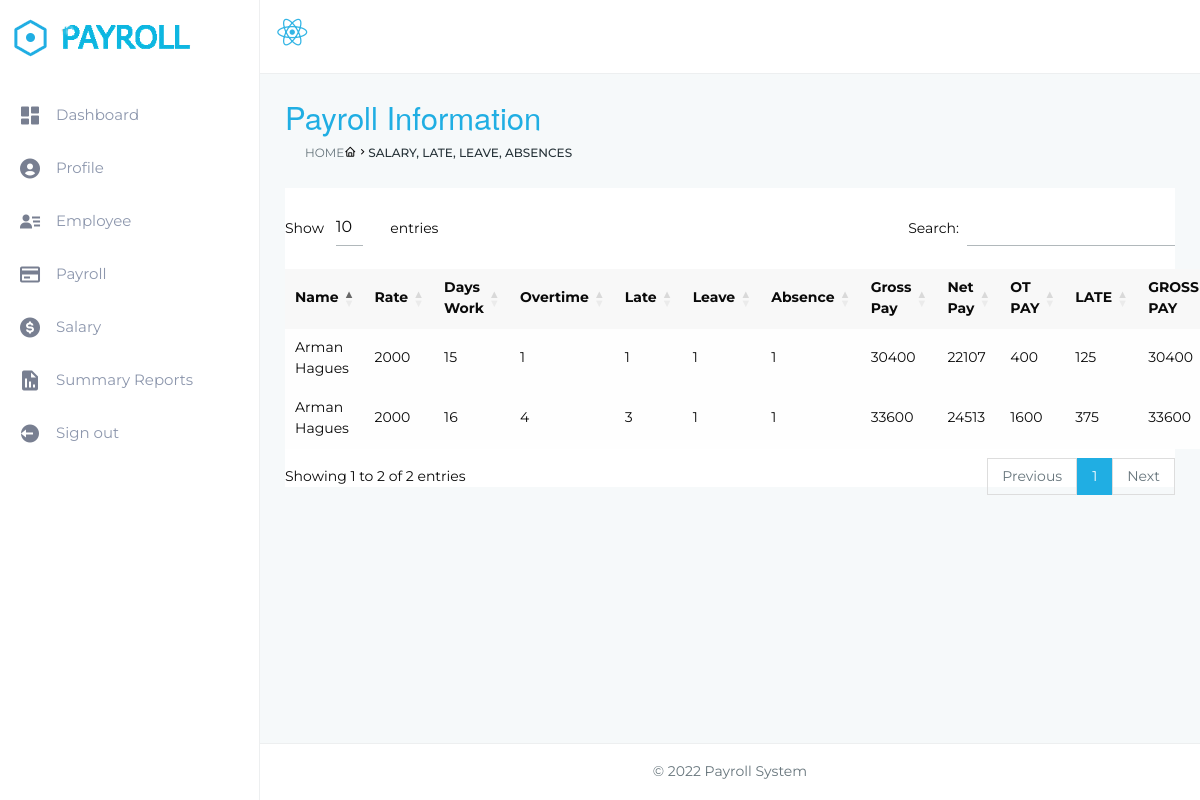
The app's page /displaysalary.php with its own data.
### tables this page shows
CREATE TABLE `payroll_process` (
  `id` int(20) NOT NULL,
  `name` varchar(50) NOT NULL,
  `department` varchar(50) NOT NULL,
  `position` varchar(50) NOT NULL,
  `rate` int(20) NOT NULL,
  `day_work` int(20) NOT NULL,
  `overtime` int(20) NOT NULL,
  `late` int(20) NOT NULL,
  `leave_number` int(20) NOT NULL,
  `absence` int(20) NOT NULL,
  `grosspay` int(20) NOT NULL,
  `deductions` int(30) NOT NULL,
  `netpay` int(20) NOT NULL
);

### displaysalary.php (the view, shortened to what this page needs)
<?php
include('database/dbconnection.php');
?>
<!DOCTYPE html>
<html lang="en">
<head>
    <link rel="stylesheet" href="https://cdn.jsdelivr.net/npm/bootstrap@4.6.1/dist/css/bootstrap.min.css">
    <link href="css/style.css" rel="stylesheet">
    <link href="css/colors/default.css" id="theme" rel="stylesheet">
    <link rel="stylesheet" type="text/css" href="./fonts/font-awesome-4.7.0/css/font-awesome.min.css">
    <link rel="stylesheet" href="https://cdn.jsdelivr.net/npm/boxicons@latest/css/boxicons.min.css">
    <link rel="stylesheet" href="https://cdn.datatables.net/1.12.1/css/dataTables.bootstrap5.min.css">
    <link rel="stylesheet" href="https://cdnjs.cloudflare.com/ajax/libs/foundation/6.4.3/css/foundation.min.css">
</head>
<body class="fix-header fix-sidebar card-no-border">
    <div id="main-wrapper">
        <header class="topbar">
            <nav class="navbar top-navbar navbar-expand-md navbar-light">
                <div class="navbar-header">
                    <a class="navbar-brand" href="home.php">
                        <b>
                            <img src="./assets/images/logo-icon.png" alt="homepage" class="dark-logo" />
                        </b>
                        <span>
                        <img src="./assets/images/text-logo.png" alt="homepage" class="dark-logo" style="height: 60px;"/>
                    </a>
                </div>
                <div class="navbar-collapse">
                    <ul class="navbar-nav me-auto">
                        <li class="nav-item hidden-xs-down search-box"> <a
                                class="nav-link hidden-sm-down" href="javascript:void(0)">
                                <i class='bx bxl-react bx-spin bx-md' style="color: #33b5e5; position: relative;
                                top: 5px; right: 1.3rem;"></i></a>
                        </li>
                    </ul>
                    </div>
                  </nav>
                </header>
        <aside class="left-sidebar">
            <div class="scroll-sidebar">
                <nav class="sidebar-nav">
                    <ul id="sidebarnav">
                        <li> <a class="waves-effect waves-dark" href="home.php" aria-expanded="false">
                            <i class='bx bxs-dashboard'></i><span class="hide-menu">Dashboard</span></a>
                        </li>
                        <li> <a class="waves-effect waves-dark" href="adminprofile.php" aria-expanded="false">
                        <i class='bx bxs-user-circle'></i><span class="hide-menu">Profile</span></a>
                        </li>
                        <li> <a class="waves-effect waves-dark" href="employee.php" aria-expanded="false">
                            <i class='bx bxs-user-detail'></i><span class="hide-menu">Employee</span></a>
                        </li>
                        <li> <a class="waves-effect waves-dark" href="payroll.php" aria-expanded="false">
                            <i class='bx bx-credit-card' ></i><span class="hide-menu">Payroll</span></a>
                        </li>
                        <li> <a class="waves-effect waves-dark" href="deduction.php" aria-expanded="false">
                            <i class='bx bxs-dollar-circle'></i><span class="hide-menu">Salary</span></a>
                        </li>
                        <li> <a class="waves-effect waves-dark" href="computation.php" aria-expanded="false">
                            <i class='bx bxs-report'></i><span class="hide-menu">Summary Reports</span></a>
                        </li>
                        <li> <a class="waves-effect waves-dark" href="logout.php" aria-expanded="false">
                            <i class='bx bxs-log-out-circle'></i><span class="hide-menu">Sign out</span></a>
                        </li>
                    </ul>
                </nav>
            </div>
        </aside>
        <div class="page-wrapper">
            <div class="container-fluid">
                <div class="row page-titles">
                    <div class="col-md-5 align-self-center">
                        <h3 class="text-themecolor">Payroll Information</h3>
                        <ol class="breadcrumb">
                            <li class="breadcrumb-item"><a href="javascript:void(0)">Home</a></li>
                            <i class='bx bx-home ms-1 mt-2'></i>
                            <i class='bx bx-chevron-right mt-2'></i>
                            <li class="breadcrumb-item active">Salary, Late, Leave, Absences</li>
                        </ol>
                    </div>
                </div>
                            <div class="table-responsive-md bg-white">
                                            <form action="#" method="POST">
                                                <table id="EmployeeTable" class="display compact table-hover">
                                                <thead>
                                                    <tr>
                                                        <th>Name</th>
                                                        <th>Rate</th>
                                                        <th>Days Work</th>
                                                        <th>Overtime</th>
                                                        <th>Late</th>
                                                        <th>Leave</th>
                                                        <th>Absence</th>
                                                        <th>Gross Pay</th>
                                                        <th>Net Pay</th>
                                                        <th>OT PAY</th>
                                                        <th>LATE</th>
                                                        <th>GROSS PAY</th>
                                                    </tr>
                                                </thead>
                                                <tbody>
                                                    <?php
                                                        $sql = "SELECT * FROM payroll_process";
                                                        $result = mysqli_query($conn, $sql);
                                                        while($row = mysqli_fetch_array($result)){
                                                            echo "<tr>";
                                                            echo "<td>".$row['name']."</td>";
                                                            echo "<td>".$row['rate']."</td>";
                                                            echo "<td>".$row['day_work']."</td>";
                                                            echo "<td>".$row['overtime']."</td>";
                                                            echo "<td>".$row['late']."</td>";
                                                            echo "<td>".$row['leave_number']."</td>";
                                                            echo "<td>".$row['absence']."</td>";
                                                            echo "<td>".$row['grosspay']."</td>";
                                                            echo "<td>".$row['netpay']."</td>";
                                                            $rate = $row['rate'];
                                                            $day_work = $row['day_work'];
                                                            $overtime = $row['overtime'];
                                                            $late = $row['late'];
                                                            $get_RDW = $rate*$day_work;
                                                            $get_OTP = $overtime * 400;
                                                            echo "<td>".$get_OTP."</td>";
                                                            $get_LATE = $late *125;
                                                            echo "<td>".$get_LATE."</td>";
                                                            $grosspay = $get_RDW + $get_OTP;
                                                            echo "<td>".$grosspay."</td>";
                                                            include('deduction_modal.php');
                                                        }
                                                    ?>
            <footer class="footer text-center"> © 2022 Payroll System</a> </footer>
</body>
</html>

### css/colors/default.css (style rules this page uses)
.topbar { background: #ffffff; }
.topbar .navbar-header { background: #ffffff; }
.topbar .navbar-light .navbar-nav .nav-item > a.nav-link { color: rgba(0, 0, 0, 0.7) !important; }
.text-themecolor { color: #20aee3 !important; }
.sidebar-nav > ul > li > a i { color: #787f91; }

### displaysalary.php (style rules this page uses)
body { font-family: 'Montserrat', sans-serif; }

### records on screen
payroll_process: name "Arman Hagues", rate "2000", day_work "15", overtime "1", late "1", leave_number "1", absence "1", grosspay "30400", netpay "22107", overtime "400", late "125"
payroll_process: name "Arman Hagues", rate "2000", day_work "16", overtime "4", late "3", leave_number "1", absence "1", grosspay "33600", netpay "24513", overtime "1600", late "375"
